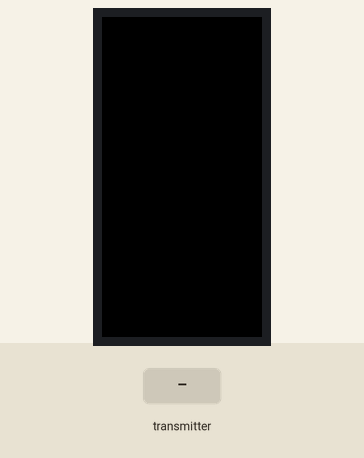
Recording of a sketch running on a simulated ESP32. Parts: 160×80 colour display. The test bench sets the inputs (shaded band). What the sketch prints to the serial monitor is not drawn.

Above: at 1.3 s.
1.4 s: the transmitter starts sending c = 0
At 2.3 s:
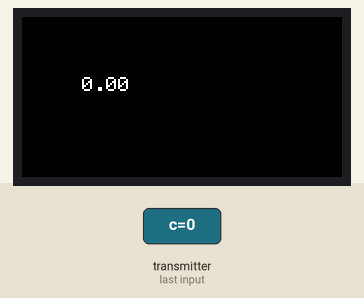
2.9 s: the transmitter starts sending c = 25
At 3.5 s:
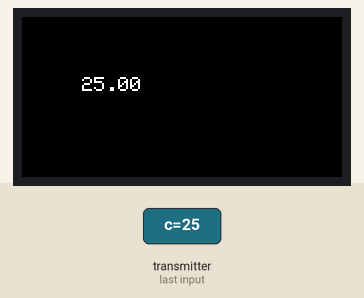
Timing chart, 0 to 5.9 s (numbered marks = the images above; inputs shaded):
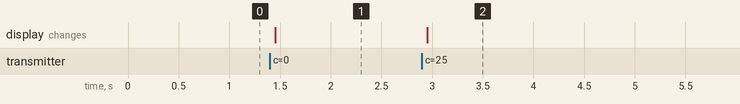

The sketch:

EspNow_reciever_102.ino
```cpp
//Credits:Rui Santos
//Recieving Node ESPNow
#include <esp_now.h>
#include <WiFi.h>
#include <M5StickC.h>
// Structure example to receive data
// Must match the sender structure

typedef struct struct_message {
    float c;
} struct_message;

// Create a struct_message called myData
struct_message myData;

// callback function that will be executed when data is received
void OnDataRecv(const uint8_t * mac, const uint8_t *incomingData, int len) {
  memcpy(&myData, incomingData, sizeof(myData));
  /*
  Serial.print("Bytes received: ");
  Serial.println(len);
  Serial.print("Char: ");
  Serial.println(myData.a);
  Serial.print("Int: ");
  Serial.println(myData.b);
  Serial.print("Float: ");
  Serial.println(myData.c);
  Serial.print("String: ");
  Serial.println(myData.d);
  Serial.print("Bool: ");
  Serial.println(myData.e);
  Serial.println();
  */
  Serial.print("Float: ");
  Serial.println(myData.c);
  M5.Lcd.setCursor(30, 30);
  M5.Lcd.print(myData.c);

}

void setup() {
  // Initialize Serial Monitor
  Serial.begin(115200);
  M5.begin();
  M5.Lcd.setRotation(1);
  M5.Lcd.setCursor(45, 30);
  M5.Lcd.setTextSize(1);

  // Set device as a Wi-Fi Station
  WiFi.mode(WIFI_STA);

  // Init ESP-NOW
  if (esp_now_init() != ESP_OK) {
    Serial.println("Error initializing ESP-NOW");
    return;
  }

  // Once ESPNow is successfully Init, we will register for recv CB to
  // get recv packer info
  esp_now_register_recv_cb(OnDataRecv);
}

void loop() {

}
```

Measured:
- after the input at 1.4 s, the display: changes after 0.05 s (image 1)
- after the input at 2.9 s, the display: changes after 0.05 s (image 2)
